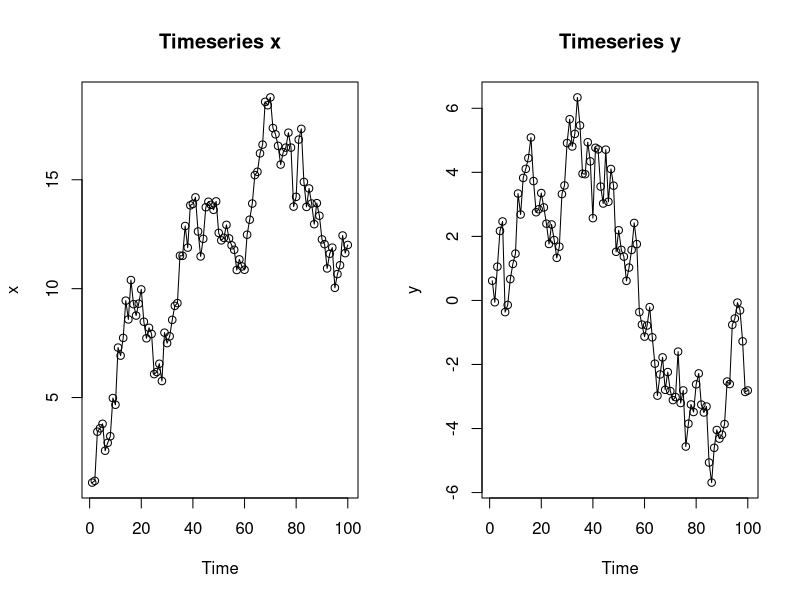
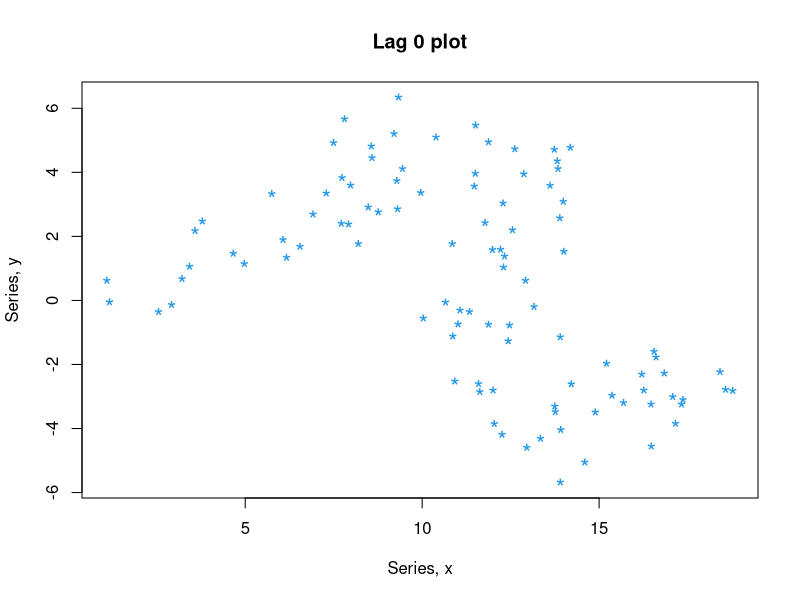

Write the R code that produced these figures, in order. (Note: this script raises an error after producing the figures.)

for (i in 1:2) {
  x1 = rnorm(100)
  y1 = rnorm(100)
  rw1 = cumsum(x1)
  rw2 = cumsum(y1)
  x = ts(rw1)
  y = ts(rw2)
}

par(mfrow=c(1,2))
plot( x  , type = "o" , main = "Timeseries x" )
plot( y  , type = "o" , main = "Timeseries y" )

dev.off()
plot(rw1 , rw2 , xlab = "Series, x" , ylab = "Series, y" , pch = "*" , col = 4 , cex = 1.5 , main = "Lag 0 plot")
lag2.plot(x , y , 10)

fit.lm = lm(y ~ x)
summary(fit.lm)
par(mfrow = c(2,2))
plot(fit.lm)
names(fit.lm)
fit.lm$qr

summary(fit.lm)$coef[,4][2]

pvalue = rep(0 , 1000)

for (j in 1:1000) {
  for (i in 1:2) {
    x1 = rnorm(100)
    y1 = rnorm(100)
    rw1 = cumsum(x1)
    rw2 = cumsum(y1)
    x = ts(rw1)
    y = ts(rw2)
  }
  
  fit.lm = lm(y ~ x)
  pvalue[j] = summary(fit.lm)$coef[,4][2]
}

mean(pvalue < 0.05)

par(mfrow = c(2,2))

plot(fit.lm)
